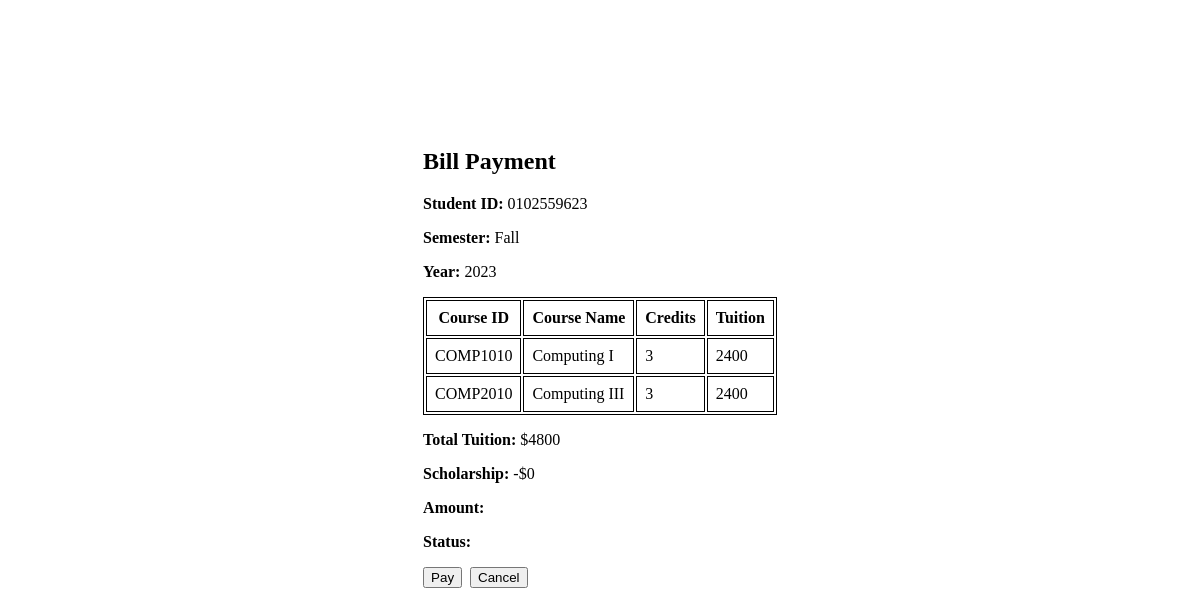
/src/bill_payment.php?student_id=0102559623&semester=Fall&year=2023, run on an earlier commit of the app's database.
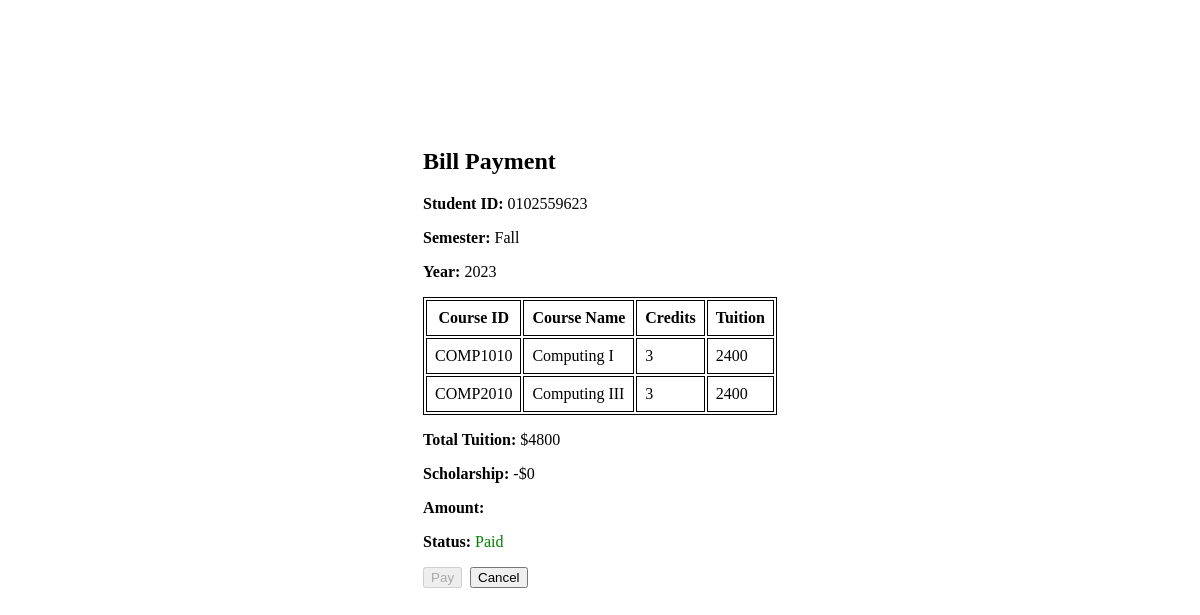
And on a later commit of the database.
### tables this page shows
CREATE TABLE bill
(
    student_id VARCHAR(10),
    semester   VARCHAR(6),
    year       DECIMAL(4),
    status     VARCHAR(6),
    CHECK (semester in ('Fall', 'Winter', 'Spring', 'Summer')),
    CHECK (status in ('Paid', 'Unpaid')),
    PRIMARY KEY (student_id, semester, year),
    FOREIGN KEY (student_id) REFERENCES student (student_id)
);

### src/common/pdo.php (called while the page is built)
<?php
function pdo_connect(): PDO
{
    $config = require __DIR__ . '/config.php';
    $database_config = $config['database'];
    $host = $database_config['host'];
    $dbname = $database_config['dbname'];
    $username = $database_config['username'];
    $password = $database_config['password'];
    return new PDO(
        "mysql:host=$host;dbname=$dbname;charset=utf8mb4",
        $username,
        $password,
        [
            PDO::ATTR_ERRMODE => PDO::ERRMODE_EXCEPTION,
            PDO::ATTR_DEFAULT_FETCH_MODE => PDO::FETCH_ASSOC,
            PDO::ATTR_EMULATE_PREPARES => false
        ]
    );
}
function pdo_instance(bool $original = false): PDO|null
{
    static $pdo;
    if ($original) {
        return $pdo;
    }
    if (!$pdo) {
        $pdo = pdo_connect();
    }
    return $pdo;
}
function bind_params(PDOStatement $stmt, array $params): PDOStatement
{
    foreach ($params as $key => $value) {
        $stmt->bindValue(':' . $key, $value);
    }
    return $stmt;
}
function execute(PDOStatement $stmt, array $params = []): bool
{
    if ($params !== []) {
        bind_params($stmt, $params);
    }
    return $stmt->execute();
}

### src/service/bill.php (called while the page is built, shortened)
<?php
require_once __DIR__ . '/../minimal.php';
function get_bill(string $student_id, string $semester, string $year): array|null
{
    $stmt = pdo_instance()->prepare(
        "
            SELECT *
            FROM bill
            WHERE student_id = :student_id
              AND semester = :semester
              AND year = :year
            LIMIT 1
        "
    );
    execute($stmt, [
        'student_id' => $student_id,
        'semester' => $semester,
        'year' => $year
    ]);
    return $stmt->rowCount() === 0 ? null : $stmt->fetch();
}

### src/minimal.php (called while the page is built, shortened)
<?php
require_once __DIR__ . '/common/pdo.php';
function build_url(string $url, array $params = []): string
{
    $query_string = $params ? '?' . http_build_query($params, '', '&') : '';
    return $url . $query_string;
}

### src/bill_payment.php (the view, shortened to what the changed rows need)
<?php
require_once 'minimal.php';
$student_id = $_GET['student_id'];
$semester = $_GET['semester'];
$year = $_GET['year'];
$cancel_url = build_url(Page::STUDENT_BILLS, ['student_id' => $student_id]);
$bill = get_bill($student_id, $semester, $year);
$paid = $bill['status'] === BillStatus::PAID;
?>
<html lang="en">
<head>
</head>
<body style="height: 100%;">
<div style="display: flex; justify-content: center; margin-top: 16vh;">
  <div>
    <h2>Bill Payment</h2>
    <form
      style="display: flex; flex-direction: column; gap: 1rem;"
      action="<?= Page::BILL_PAYMENT ?>"
      method="POST"
    >
      <table>
        <tr style="font-weight: bold;">
          <th>Course ID</th>
          <th>Course Name</th>
          <th>Credits</th>
          <th>Tuition</th>
        </tr>
      </table>
      <div>
        <b>Status: </b>
        <span style="color: <?= $paid ? 'green' : 'red' ?>">
          <?= $bill['status'] ?>
        </span>
      </div>
      <div style="display: flex; align-items: center; gap: 0.5rem;">
        <button type="submit" <?= $paid ? 'disabled' : '' ?>>
          Pay
        </button>
        <a href="<?= $cancel_url ?>">
          <button type="button">Cancel</button>
        </a>
      </div>
    </form>
  </div>
</div>
</body>
</html>

What changed in the data, as far as the page shows it:
added bill: status "Paid"
